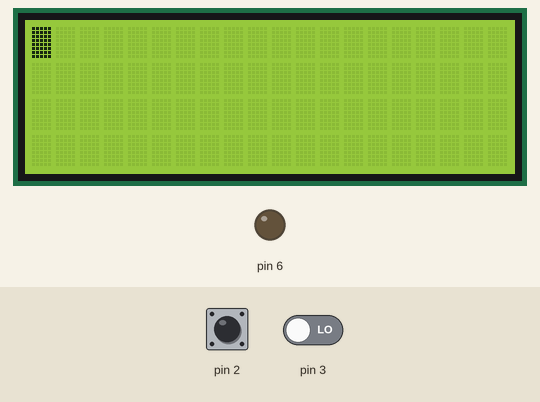
Recording of a program running on a simulated Arduino Nano, built with avr-gcc and run on an emulated ATmega328P. Shown: 20×4 character LCD, output pins drawn as LEDs (lit = HIGH). The inputs (shaded band) are chosen by the test bench; at power-on: pin 2 LOW, pin 3 LOW. What the program prints to the serial monitor is not drawn.

Above: at 1.2 s.
1.3 s: pin 2 driven HIGH
At 2.9 s:
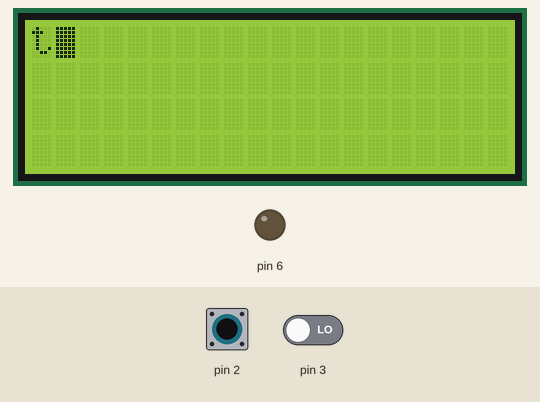
4.0 s: pin 3 driven HIGH
At 5.2 s:
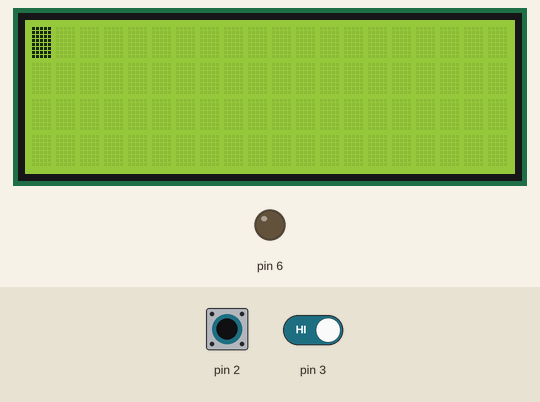
5.5 s: pin 2 pulsed LOW 2 times (0.12 s each, 0.3 s apart)
At 7.0 s:
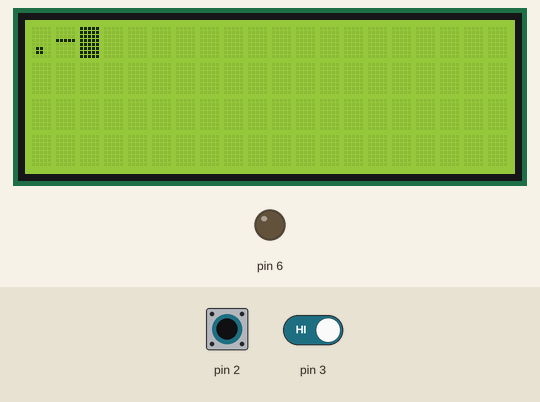
8.6 s: pin 2 pulsed LOW 2 times (0.12 s each, 0.3 s apart)
At 10.8 s:
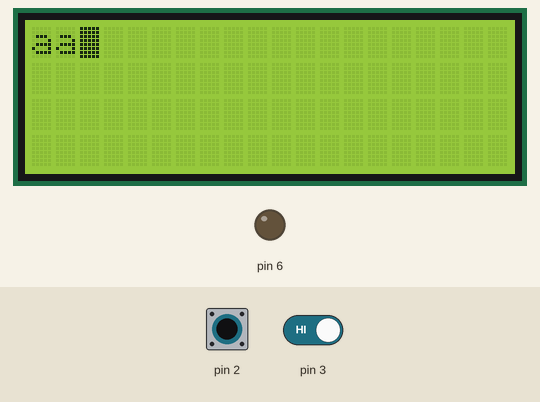
Timing chart, 0 to 12.3 s (numbered marks = the images above; inputs shaded):
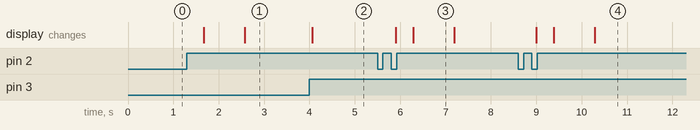

Measured:
- after the input at 1.3 s, the display: first changes after 0.37 s (image 1 shows a later state)
- after the input at 4.0 s, the display: changes after 0.07 s (image 2)
- after the input at 5.5 s, the display: first changes after 0.40 s (image 3 shows a later state)
- after the input at 8.6 s, the display: first changes after 0.40 s (image 4 shows a later state)
- what the display in image 3 shows lasts 0.9 s, from 6.3 s to 7.2 s

The program:

main.cpp
```cpp
// PROJECT: Morze
// MAINTAINER: @manjulife
// >+<---[+]--->+<---[+]--->+<---[+]
#include <Arduino.h>
#include <Wire.h>
#include <LiquidCrystal_I2C.h>

LiquidCrystal_I2C lcd(0x3f,20,4);
// ---
class MultiButton {
  public:

    MultiButton(int pin) {
      _pin = pin;
      _lastTransition = millis();
      _state = StateIdle;
      _new = false;
      pinMode(_pin, INPUT);
    }

    void update() {
      bool pressed = digitalRead(_pin);
      _new = false;

      if (!pressed && _state == StateIdle) {
        return;
      }

      unsigned int now = millis();
      int diff = now - _lastTransition;

      State next = StateIdle;
      switch (_state) {
        case StateIdle:                next = _checkIdle(pressed, diff);                break;
        case StateDebounce:            next = _checkDebounce(pressed, diff);            break;
        case StatePressed:             next = _checkPressed(pressed, diff);             break;
        case StateClickUp:             next = _checkClickUp(pressed, diff);             break;
        case StateClickIdle:           next = _checkClickIdle(pressed, diff);           break;
        case StateSingleClick:         next = _checkSingleClick(pressed, diff);         break;
        case StateDoubleClickDebounce: next = _checkDoubleClickDebounce(pressed, diff); break;
        case StateDoubleClick:         next = _checkDoubleClick(pressed, diff);         break;
        case StateLongClick:           next = _checkLongClick(pressed, diff);           break;
        case StateOtherUp:             next = _checkOtherUp(pressed, diff);             break;
      }
      //Serial.print(diff);
      //Serial.print("next:");
      //Serial.println(next);
      //Serial.print("_state:");
      //Serial.println(_state);
      if (next != _state) {

        _lastTransition = now;
        // Enter next state
        _state = next;

        _new = true;
      }
    } // END UPDATE


    bool isClick() const {
      return _new && (_state == StatePressed || _state == StateDoubleClick);
    }


    bool isSingleClick() {
      return _new && _state == StateSingleClick;
    }


    bool isDoubleClick() {
      return _new && _state == StateDoubleClick;
    }

    bool isLongClick() {
      return _new && _state == StateLongClick;
    }

    bool isReleased() {
      return _new && (_state == StateClickUp || _state == StateOtherUp);
    }

  private:
    static const int DEBOUNCE_DELAY    =  65; // ms
    static const int SINGLECLICK_DELAY = 100; // ms
    static const int LONGCLICK_DELAY   = 300; // ms
    int _pin;

    enum State {
      StateIdle,
      StateDebounce,
      StatePressed,
      StateClickUp,
      StateClickIdle,
      StateSingleClick,
      StateDoubleClickDebounce,
      StateDoubleClick,
      StateLongClick,
      StateOtherUp,
    };

    unsigned int _lastTransition;
    State _state;
    bool _new;

    State _checkIdle(bool pressed, int diff) {
      (void)diff;
      // Wait for a key press
      return pressed ? StateDebounce : StateIdle;
    }

    State _checkDebounce(bool pressed, int diff) {

      if (!pressed) {
        return StateIdle;
      }
      if (diff >= DEBOUNCE_DELAY) {

        return StatePressed;
      }
      return StateDebounce;
    }

    State _checkPressed(bool pressed, int diff) {
      //Serial.println("--- Pressed");

      if (!pressed) {
        return StateClickUp;
      }

      if (diff >= LONGCLICK_DELAY) {
        Serial.println(diff);
        return StateLongClick;
      }
      return StatePressed;
    }

    State _checkClickUp(bool pressed, int diff) {
      (void)pressed;
      (void)diff;
      return StateClickIdle;
    }

    State _checkClickIdle(bool pressed, int diff) {
      if (pressed) {
        return StateDoubleClickDebounce;
      }
      if (diff >= SINGLECLICK_DELAY) {
        Serial.println(diff);
        return StateSingleClick;
      }
      return StateClickIdle;
    }

    State _checkSingleClick(bool pressed, int diff) {
      (void)pressed;
      (void)diff;
      return StateIdle;
    }

    State _checkDoubleClickDebounce(bool pressed, int diff) {
      if (!pressed) {
        return StateClickIdle;
      }
      if (diff >= DEBOUNCE_DELAY) {
        return StateDoubleClick;
      }
      return StateDoubleClickDebounce;
    }

    State _checkDoubleClick(bool pressed, int diff) {
      (void)diff;
      if (!pressed) {
        return StateOtherUp;
      }
      return StateDoubleClick;
    }

    State _checkLongClick(bool pressed, int diff) {
      (void)diff;
      if (!pressed) {
        return StateOtherUp;
      }
      return StateLongClick;
    }

    State _checkOtherUp(bool pressed, int diff) {
      (void)pressed;
      (void)diff;
      return StateIdle;
    }
}; // END CLASS
//
class ResetBtn : public MultiButton{
public:
  ResetBtn(int pin):
    MultiButton(pin){
  }

};

class MorseBtn : public MultiButton{
public:
  MorseBtn(int pin):
    MultiButton(pin){
  }

};


//
class MorseTransmitter : public ResetBtn , public MorseBtn {
public:
  MorseTransmitter(int Morsepin, int Resetpin, String text, int relay):
     ResetBtn(Resetpin), MorseBtn(Morsepin){
      _num = 0;
      _cursor = 0;
      _letter = 0;
      _unit = "";
      _isSend =false;
      _isOpen = false;
      _text = text;
      _relay = relay;
      pinMode(_relay, OUTPUT);
      // lcd.init();                      // initialize the lcd
      // lcd.backlight();
      // lcd.blink_on();
      // pinMode(_relay, OUTPUT);
    }

  void update(){
    MorseBtn::update();
    ResetBtn::update();

    now = millis();
    if (_isOpen){
      lcd.clear();
      digitalWrite(_relay, LOW);
      delay(2000);
      digitalWrite(_relay, HIGH);
      delay(1000);
      _num = 0;
      _cursor = 0;
      _letter = 0;
      _unit = "";
      _outText = "";
      _isSend =false;
      _isOpen =false;
    }
    if (MorseBtn::isLongClick()) {
        _unit = _unit +"-";
        lcd.print("-");
        //Serial.println(_unit);
        _lastTransition = now;
        _isSend = true;
        _cursor++;
    }

    if (MorseBtn::isSingleClick()) {
        _unit = _unit + ".";
        lcd.print(".");
        //Serial.println(_unit);
        _lastTransition = now;
        _isSend = true;
        _cursor++;
    }

    if ((ResetBtn::isClick())&&(_letter > 0)){
        _cursor--;
        _letter--;
        lcd.setCursor(_letter, 0);
        lcd.print(" ");
        lcd.setCursor(_letter, 0);
    }

    if (!_isSend) {
      return;
    }

    int diff = now - _lastTransition;

    if ((diff >= UNIT_PAUSE)&&(diff <= ELEMENT_PAUSE)) {
      //  Serial.println("-unit");
    }

    if (diff >= ELEMENT_PAUSE) {

        Serial.print("unit: ");
        Serial.println(_unit);
        _line = findCharacter(_unit);

        //lcd.setCursor(_unit.length(),0);
        printCharacter(_unit.length(),_letter);
        lcd.setCursor(_letter, 0);
        if (_line != " "){
          Serial.println("lcd>>");
          _outText =_outText + _line;
          lcd.print(_line);
          _letter++;
        }
//
Serial.print("line: ");
Serial.println(_line);
Serial.print("outText: ");
Serial.println(_outText);
Serial.print("text: ");
Serial.println(_text);
//

        if (_text == _outText ) {
          _isOpen = true;
          Serial.println("WIN");
        }
        _unit = "";
        _isSend = false;

    }
    //Serial.println(_unit);
    //Serial.println("*****");
  } // END UPDATE
private:
  String _unit;
  String _line;
  String _outText;
  String _text;
  int _num;
  int _cursor;
  int _letter;
  int _relay;
  const int NUM_LETTER = 40;
  unsigned int _lastTransition;
  unsigned int now;
  bool _isSend;
  bool _isOpen;
  static const int UNIT_PAUSE    =  300; // ms
  static const int ELEMENT_PAUSE = 900; // ms
  // static const char* dictionary[NUM_LETTER] = {".-", "-...", "--."};

  String dictionaryEn = "abcdefghijklmnopqrstuvwxyz0123456789";

  String dictionaryMorse[40] = {
  ".-", "-...", "-.-.", "-..", ".", "..-.", "--.", "....",
  "..", ".---", "-.-", ".-..", "--", "-.", "---", ".--.",
  "--.-", ".-.", "...", "-", "..-", "...-", ".--", "-..-",
  "-.--", "--..", "-----", ".----", "..---", "...--",
  "....-", ".....", "-....", "--...", "---..", "----."};
  //State _state;
  void printCharacter(int s, int countLetter){
    for (int item=countLetter; item<s+countLetter; item++){
      lcd.setCursor(item,0);
      lcd.print(" ");
    }

  }// end printCharacter

  char findCharacter(String sequence){
    Serial.println();
    char character = ' ';
    for (int item=0; item<NUM_LETTER; item++){
      if (dictionaryMorse[item] == sequence) {
        character = dictionaryEn[item];
      break;
      } // endif
    } // endfor
    return character;
  } // END findSymbol
};
//


//
MorseTransmitter morseTransmitter(2, 3, "san", 6);
// MultiButton reset(3);
void setup() {
  Serial.begin(9600);
  lcd.init();                      // initialize the lcd
  lcd.backlight();
  lcd.blink_on();
}

void loop() {

  morseTransmitter.update();
  // reset.update();
  // if (reset.isClick()) {
    // lcd.clear();

  // }
} // END loop
```
